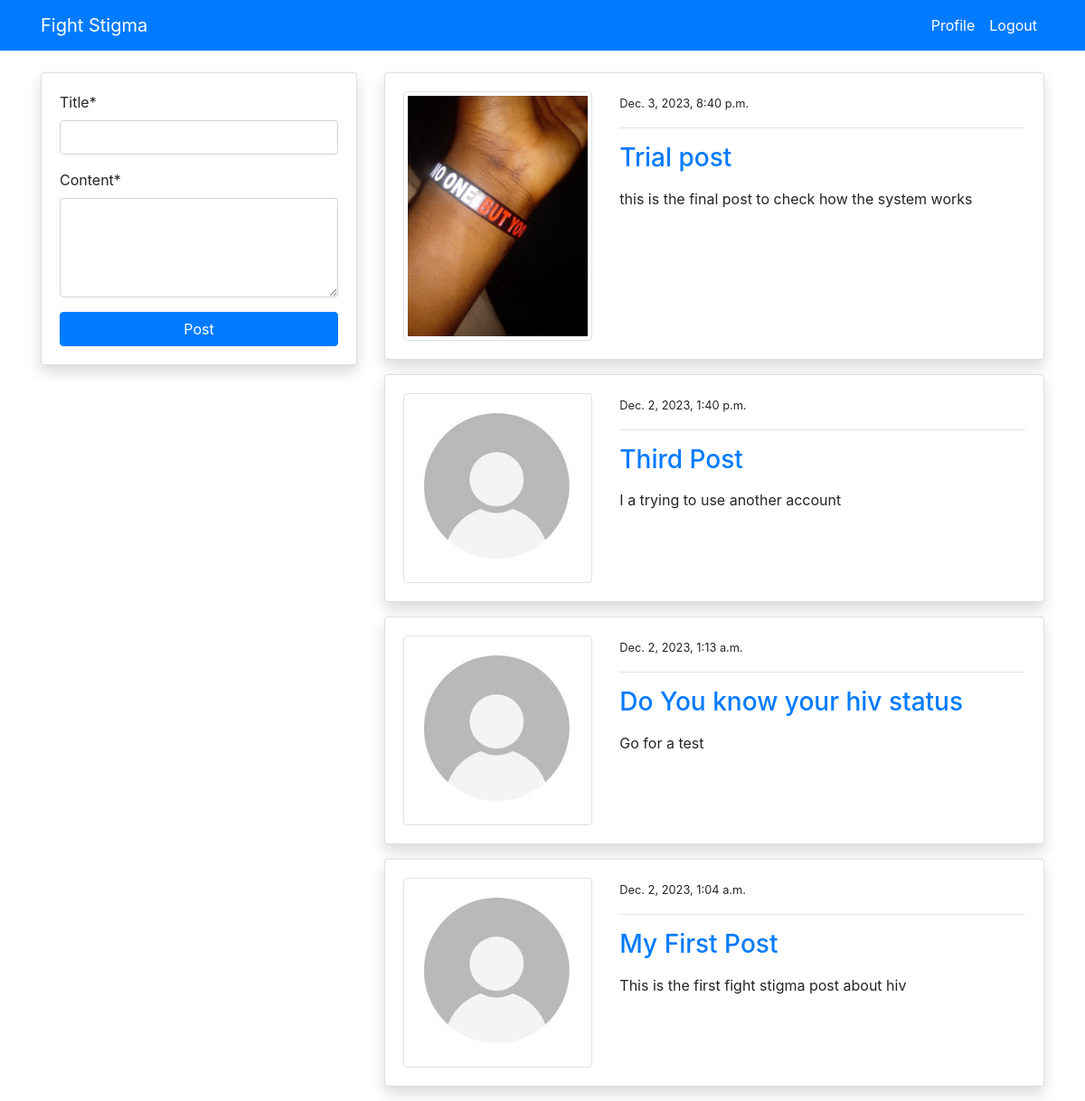
Screenshot of /blog/ (signed in) with the database file from the repository.
### blog/models.py (models this page shows, shortened)
class PostModel(models.Model):
    title = models.CharField(max_length=100)
    content = models.TextField()
    author = models.ForeignKey(User, on_delete=models.CASCADE)
    date_created = models.DateTimeField(auto_now_add=True)
    class Meta:
        ordering = ('-date_created',)

### users/models.py (models this page shows, shortened)
class ProfileModel(models.Model):
    user = models.OneToOneField(User, on_delete=models.CASCADE)
    image = models.ImageField(default='default.jpg', upload_to='profile', validators=[
                              FileExtensionValidator(['png', 'jpg'])])

### blog/views.py (the view)
# urls.py: path('blog/', views.index, name='blog-index'),
@login_required
def index(request):
    posts = PostModel.objects.all()
    if request.method == 'POST':
        form = PostModelForm(request.POST)
        if form.is_valid():
            instance = form.save(commit=False)
            instance.author = request.user
            instance.save()
            return redirect('blog-index')
    else:
        form = PostModelForm()
    context = {
        'posts': posts,
        'form': form
    }
    return render(request, 'blog/index.html', context)

### blog/forms.py
class PostModelForm(forms.ModelForm):
    content = forms.CharField(widget=forms.Textarea(attrs={'rows': 4}))
    class Meta:
        model = PostModel
        fields = ('title', 'content')

### templates/blog/index.html (shortened to what this page needs)
{% extends 'partials/base.html' %}
{% load crispy_forms_tags %}
{% block content %}
<div class="container">
    <div class="row mt-5 pt-3">
        <div class="col-md-4">
            <div class="card my-3 shadow">
                <div class="card-body">
                    <form method="POST">
                        {{ form|crispy }}
                        <input class="btn btn-primary btn-block" type="submit" value="Post">
                    </form>
                </div>
            </div>
        </div>
        <div class="col-md-8">
            {% for post in posts %}
            <div class="card shadow my-3">
                <div class="card-body">
                    <div class="row">
                        <div class="col-md-4">
                            <img class="img-thumbnail" src="{{ post.author.profilemodel.image.url }}" alt="img">
                        </div>
                        <div class="col-md-8">
                            <small>{{ post.date_created }}</small>
                            <hr>
                            <a class="h3" href="{% url 'blog-post-detail' post.id %}">{{ post.title }}</a>
                            <p class="text-justify my-3">
                                {{ post.content }}
                            </p>
                        </div>
                    </div>
                </div>
            </div>
            {% endfor %}
        </div>
    </div>
</div>
{% endblock %}

### templates/partials/base.html (shortened to what this page needs)
{% load static %}
<!doctype html>
<html lang="en">
<head>
    <link rel="stylesheet" href="https://cdn.jsdelivr.net/npm/bootstrap@4.6.0/dist/css/bootstrap.min.css"
>
    <link rel="stylesheet" href="{% static '/style.css' %}">
</head>
<body>
    {% include 'partials/nav.html' %}
    {% block content %}
    {% endblock %}
</body>
</html>

### templates/partials/nav.html (shortened to what this page needs)
<nav class="navbar navbar-expand-lg navbar-primary bg-primary fixed-top">
    <div class="container">
        {% if request.user.is_authenticated %}
        <a class="navbar-brand text-white" href="{% url 'blog-index' %}">Fight Stigma</a>
        <div class="collapse navbar-collapse" id="navbarSupportedContent">
            <ul class="navbar-nav ml-auto">
                <li class="nav-item active">
                    <a class="nav-link text-white" href="{% url 'users-profile' %}">Profile </a>
                </li>
                <li class="nav-item">
                    <a class="nav-link text-white" href="{% url 'users-logout' %}">Logout</a>
                </li>
            </ul>
            {% endif %}
        </div>
    </div>
</nav>

### rows the page displays
PostModel: author.profilemodel.image (picture), date_created "Dec. 3, 2023, 8:40 p.m.", title "Trial post", content "this is the final post to check how the system works"
PostModel: author.profilemodel.image (placeholder picture), date_created "Dec. 2, 2023, 1:40 p.m.", title "Third Post", content "I a trying to use another account"
PostModel: author.profilemodel.image (placeholder picture), date_created "Dec. 2, 2023, 1:13 a.m.", title "Do You know your hiv status", content "Go for a test"
PostModel: author.profilemodel.image (placeholder picture), date_created "Dec. 2, 2023, 1:04 a.m.", title "My First Post", content "This is the first fight stigma post about hiv"
